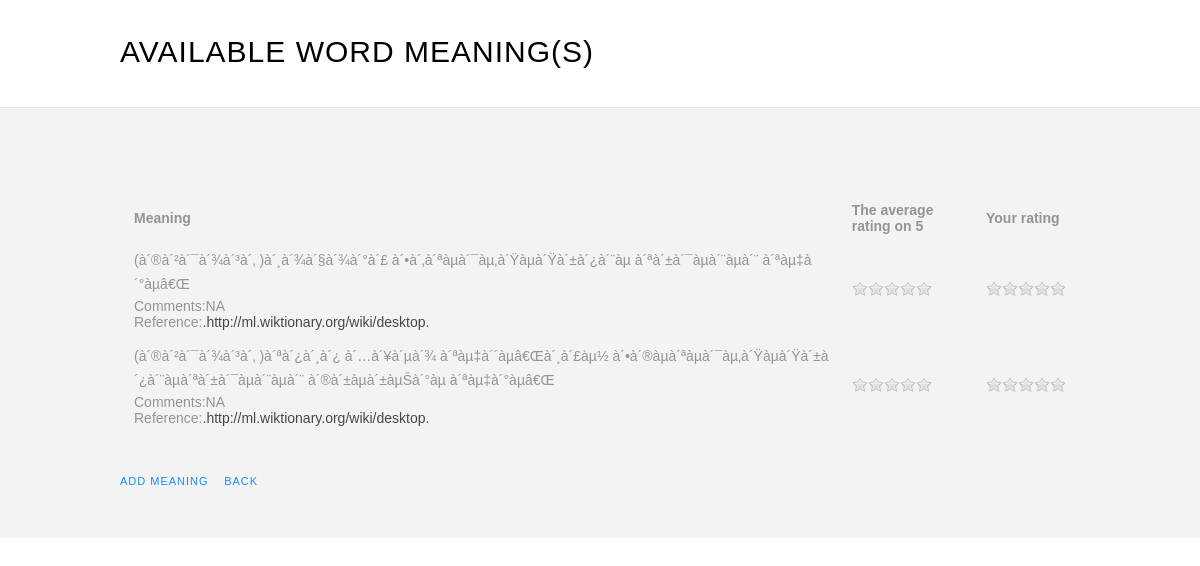
Screenshot of /meanings.php?wordid=21 with the database file from the repository.
### tables this page shows
CREATE TABLE IF NOT EXISTS `meanings` (
  `id` int(11) NOT NULL AUTO_INCREMENT,
  `wordid` int(11) NOT NULL,
  `meaning` varchar(250) NOT NULL,
  `languageid` int(11) NOT NULL,
  `createdby` varchar(250) NOT NULL,
  `modifiedby` varchar(250) NOT NULL,
  `createdon` datetime NOT NULL,
  `modifiedon` datetime NOT NULL,
  `comments` varchar(250) NOT NULL,
  `reference` varchar(250) NOT NULL,
  PRIMARY KEY (`id`),
  KEY `wordid` (`wordid`),
  KEY `id` (`id`)
);

CREATE TABLE IF NOT EXISTS `languages` (
  `id` int(11) NOT NULL AUTO_INCREMENT,
  `language` varchar(250) NOT NULL,
  `unicodelanguage` varchar(250) NOT NULL,
  PRIMARY KEY (`id`)
);

### meanings.php (the view, shortened to what this page needs)
<?php
    	if(isset($_GET['word']))
	$word=$_GET['word'];
	else
	$word=$_POST["hidWord"];
    	if(isset($_GET['wordid']))
	$wordid=$_GET['wordid'];
	else
	$wordId=$_POST["hidWordId"];
	$q ="SELECT `meaning`,m.`id`,`reference`,`unicodelanguage`,`comments` "
	." FROM  `meanings` m"
	." INNER JOIN languages l ON m.languageid = l.id"
		." WHERE `wordid`='".$wordid."' ";
	$result = mysql_query($q);
?>
<!DOCTYPE html PUBLIC "-//W3C//DTD XHTML 1.0 Strict//EN" "http://www.w3.org/TR/xhtml1/DTD/xhtml1-strict.dtd">
<html xmlns="http://www.w3.org/1999/xhtml">
<head>
<link href="styles/popup-style.css" rel="stylesheet" type="text/css" media="screen" />
<link href="styles/style.css" rel="stylesheet" type="text/css" media="screen" />
</head>
<body>
	<form name="meaningform" id="meaningform" method="post" >
	<div id="wrapper">
		<div id="wrapper2">
			<div id="page">
				<div id="content">
					<div class="post">
						<h2 class="title"><a href="#">Available word meaning(s)</a></h2>
						</div>
					</div>
				</div>
				<div style="clear: both;">&nbsp;</div>
			</div>
		</div>
	<div id="footer-content-wrapper">
		<div id="footer-content">
                                        <div id="calander">
				<h2><?php  echo $word ?></h2>
					<?php
                                        $i=0;
     				        echo "<table cellspacing='12px' cellpadding='2px' border='0' >";
     				        echo "<tr><th align='left'>Meaning</th><th align='left'>The average rating on 5 </th><th align='left'>Your rating</th></tr>";
                                        while ($row = mysql_fetch_array($result, MYSQL_ASSOC))
                                        {
                                          $meaning=$row['meaning'];
					  $meaningid=$row['id'];
					  $comments= 	$row['comments'];
					  $reference= 	$row['reference'];
					  $language=	$row['unicodelanguage'];
     				          echo "<tr><td>";
                                          echo "<div  id='meaning".$i."' value='".$meaningid."'>(".					  $language.")".$meaning;
					  echo "Comments:".$comments;
					  echo "Reference:<a href='".$reference."'>.$reference.</a>";
					  echo "</div>";
     				          echo "</td>";
                                          $avg = mysql_query("select avg(rating) from rating where meaning_id ='$meaningid' ");
                                          if($avg)
                                           {
                                            while($row = mysql_fetch_array($avg))
						{
						      $rating=$row['avg(rating)'];
						}
                                           }
                                          else
                                            die("Hey,".mysql_error());
					echo "<td><div class=\"star\" value=\"$i\" id=\"overallrating$i\" data-score=\"$rating\">".$row['meaning'];
                                          $avg = mysql_query("select avg(rating) from rating where meaning_id ='$meaningid' and rated_by='$_SESSION[username]'");
                                          if($avg)
                                           {
                                            while($row = mysql_fetch_array($avg))
						{
						      $rating=$row['avg(rating)'];
						}
                                           }
                                          else
                                            die("Hey,".mysql_error());
					echo "<td><div class=\"star\" value=\"$i\" id=\"individualrating$i\" data-score=\"$rating\">".$row['meaning'];
					echo "</li></div></td></tr>";
                                        $i++;
					}
					echo "</table>";
					?>
				<div style="clear: both;">&nbsp;</div>
				<div style="clear: both;">&nbsp;</div>
				<div class="menulinks">
					<a id='go' rel='leanModal'   href='#meaning'>Add Meaning</a> &nbsp;&nbsp;
					<a id='go' rel='leanModal'   href='words.php?arg1='>Back</a>
				</div>
			    </div>
			</div>
	</div>
</form>
</body>
</html>

### styles/popup-style.css (style rules this page uses)
a { outline: none; }

### styles/style.css (style rules this page uses)
body { margin: 0px; padding: 0px; background: #FFFFFF url("../images/img02.jpg") repeat-x left top; font-family: 'Abel', sans-serif; font-size: 14px; color: #969493; }
h1, h2, h3 { margin: 0; padding: 0; font-family: 'Abel', sans-serif; font-weight: normal; color: #000000; }
h2 { font-size: 2.8em; }
a { text-decoration: none; color: #474747; }
#page { width: 960px; margin: 0px auto; padding: 0px 0px; }
#content { float: left; width: 824px; padding: 20px 0px 0px 0px; }
.post { overflow: hidden; margin-bottom: 20px; }
.post .title { margin: 0px; padding: 7px 0px 0px 0px; letter-spacing: -1px; }
.post .title a { border: none; letter-spacing: 1px; text-align: left; text-transform: uppercase; font-size: 30px; font-weight: normal; color: #000000; }
.menulinks { text-align: left; }
.menulinks a { color: #148DFB; padding-left: 6 00px; letter-spacing: 1px; width: 824px; text-transform: uppercase; font-size: 11px; font-weight: normal; }
#footer-content { overflow: hidden; width: 960px; margin: 0px auto; padding: 50px 0px; }
#footer-content h2 { margin: 0px; padding: 0px 0px 30px 0px; letter-spacing: 1px; text-align: left; text-transform: uppercase; font-size: 24px; font-weight: normal; color: #000000; }
#footer-content-wrapper { overflow: hidden; background: #F3F3F3; border-top: 1px solid #E6E6E6; }
div.star { width:133px; }

### rows the page displays
meanings: $meaningid 78 (drawn), languageid.unicodelanguage "à´®à´²à´¯à´¾à´³à´‚", meaning "à´¸à´¾à´§à´¾à´°à´£ à´•à´‚à´ªàµà´¯àµ‚à´Ÿàµà´Ÿà´±à´¿à´¨àµ à´ªà´±à´¯àµà´¨àµà´¨ à´ªàµ‡à´°àµâ€Œ", comments "NA", reference "http://ml.wiktionary.org/wiki/desktop"
meanings: $meaningid 79 (drawn), languageid.unicodelanguage "à´®à´²à´¯à´¾à´³à´‚", meaning "à´ªà´¿à´¸à´¿ à´…à´¥à´µà´¾ à´ªàµ‡à´´àµâ€Œà´¸à´£àµ½ à´•à´®àµà´ªàµà´¯àµ‚à´Ÿàµà´Ÿà´±à´¿à´¨àµà´ªà´±à´¯àµà´¨àµà´¨ à´®à´±àµà´±àµŠà´°àµ à´ªàµ‡à´°àµâ€Œ", comments "NA", reference "http://ml.wiktionary.org/wiki/desktop"
